Frame 1 (no input): blank canvas, image omitted
Frame 60 (no input): blank canvas, image omitted
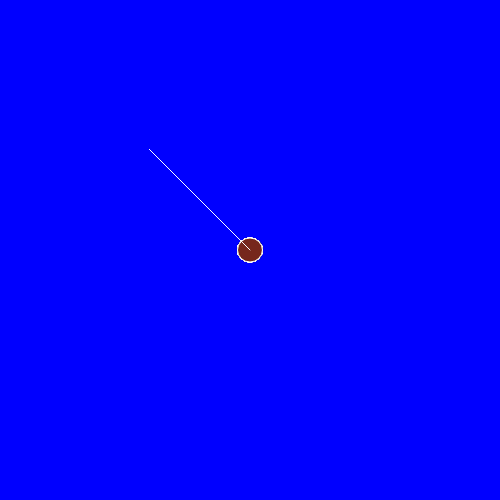
Frame 120 (the mouse pressed at the canvas centre since frame 60)

The p5.js sketch whose frames 1 and 60 were blank and that drew this single picture after the mouse press (run headless with seeded random() and noise() and a simulated clock; from frame 60 on, the mouse is pressed at the canvas centre):

// p5.js sketch
// ── sketch.js
var r,g,b;

function setup() {
  createCanvas(500, 500);
  background(0, 0, 255);
}

function draw() {
  if(mouseIsPressed) {
    stroke(255, 255, 255);
    ellipse(mouseX, mouseY, 25, 24);
    fill(r,g, b);
  r = random(255);
  g = random(255);
  b = random(255);
    line(150, 150, mouseX, mouseY);
  }
}

  
